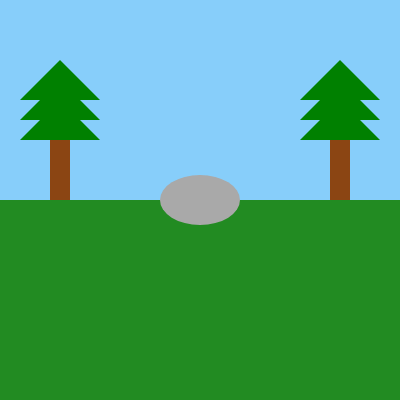
Frame 1 (no input)
Frame 60 (no input): identical to frame 1, image omitted
Frame 120 (the mouse pressed at the canvas centre since frame 60): identical to frame 1, image omitted

The p5.js sketch that drew this single still picture (run headless with seeded random() and noise() and a simulated clock; from frame 60 on, the mouse is pressed at the canvas centre):

// p5.js sketch
// ── sketch.js
function setup() {
  createCanvas(400, 400);
}

function draw() {
  //The background of grass and the sky
  noStroke();
  fill(135, 206, 250); //Color of the sky
  rect(0, 0, width, height / 2); //Position of the sky
  fill(34, 139, 34); //Color of the grass
  rect(0, height / 2, width, height / 2); //Position of the grass
  //Trees
  drawPineTree(60, height / 2 - 60);
  drawPineTree(340, height / 2 - 60);

  //The rock
  drawRock(width / 2, height / 2);
}

// Function to draw a pine tree at a given position (x, y)
function drawPineTree(x, y) {
  
  fill(139, 69, 19); //Brown color for the trunk
  rect(x - 10, y, 20, 60); //Size of the trunk
  

  fill(0, 128, 0); //Color of leaves
  
  let triangleHeight = 40; //Height of triangles
  let triangleWidth = 80; //Width of triangles
  
 
  triangle(x - triangleWidth / 2, y, x, y - triangleHeight, x + triangleWidth / 2, y); 
  triangle(x - triangleWidth / 2, y - triangleHeight / 2, x, y - 3 * triangleHeight / 2, x + triangleWidth / 2, y - triangleHeight / 2); 
  triangle(x - triangleWidth / 2, y - triangleHeight, x, y - 2 * triangleHeight, x + triangleWidth / 2, y - triangleHeight); 
}

//Draws a rock at the middle
function drawRock(x, y) {
  fill(169, 169, 169); //Color of the rock
  ellipse(x, y, 80, 50); //I used a ellipse to make the rock
}
